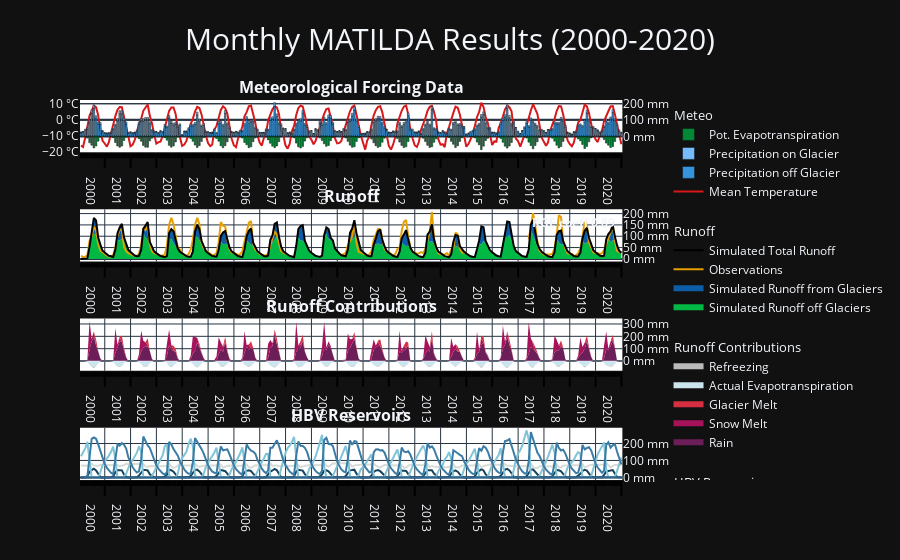

This figure's notebook cell:
### Markdown cell above
In addition to the standard plots we can explore the results interactive `ploty` plots. Go ahead and zoom as you like or select/deselect individual curves.

### Code cell
output_matilda[9].show()

### Figure 1 — Plotly figure (JSON) as saved in the notebook; plotly's stock layout.template omitted (floating-point values rounded to 4 significant figures; data arrays with more than 128 entries replaced by an {"elided": "..."} marker saying what was removed)
{"data": [{"legendgroup": "meteo", "legendgrouptitle": {"text": "Meteo"}, "line": {"color": "#d7191c"}, "name": "Mean Temperature", "type": "scatter", "x": {"elided": "252 str values"}, "xaxis": "x", "y": {"elided": "252 float values"}, "yaxis": "y"}, {"legendgroup": "meteo", "marker": {"color": "#3594dc"}, "name": "Precipitation off Glacier", "type": "bar", "x": {"elided": "252 str values"}, "xaxis": "x", "y": {"elided": "252 float values"}, "yaxis": "y2"}, {"legendgroup": "meteo", "marker": {"color": "#77bbff"}, "name": "Precipitation on Glacier", "type": "bar", "x": {"elided": "252 str values"}, "xaxis": "x", "y": {"elided": "252 float values"}, "yaxis": "y2"}, {"legendgroup": "meteo", "marker": {"color": "#008837"}, "name": "Pot. Evapotranspiration", "type": "bar", "x": {"elided": "252 str values"}, "xaxis": "x", "y": {"elided": "252 float values"}, "yaxis": "y2"}, {"fillcolor": "#00B945", "legendgroup": "runoff", "legendgrouptitle": {"text": "Runoff"}, "mode": "none", "name": "Simulated Runoff off Glaciers", "stackgroup": "one", "type": "scatter", "x": {"elided": "252 str values"}, "xaxis": "x2", "y": {"elided": "252 float values"}, "yaxis": "y3"}, {"fillcolor": "#0C5DA5", "legendgroup": "runoff", "mode": "none", "name": "Simulated Runoff from Glaciers", "stackgroup": "one", "type": "scatter", "x": {"elided": "252 str values"}, "xaxis": "x2", "y": {"elided": "252 float values"}, "yaxis": "y3"}, {"legendgroup": "runoff", "line": {"color": "#E69F00"}, "name": "Observations", "type": "scatter", "x": {"elided": "252 str values"}, "xaxis": "x2", "y": {"elided": "252 float values"}, "yaxis": "y3"}, {"legendgroup": "runoff", "line": {"color": "black"}, "name": "Simulated Total Runoff", "type": "scatter", "x": {"elided": "252 str values"}, "xaxis": "x2", "y": {"elided": "252 float values"}, "yaxis": "y3"}, {"fillcolor": "#6c1e58", "legendgroup": "runoff2", "legendgrouptitle": {"text": "Runoff Contributions"}, "mode": "none", "name": "Rain", "stackgroup": "one", "type": "scatter", "x": {"elided": "252 str values"}, "xaxis": "x3", "y": {"elided": "252 float values"}, "yaxis": "y4"}, {"fillcolor": "#a6135a", "legendgroup": "runoff2", "mode": "none", "name": "Snow Melt", "stackgroup": "one", "type": "scatter", "x": {"elided": "252 str values"}, "xaxis": "x3", "y": {"elided": "252 float values"}, "yaxis": "y4"}, {"fillcolor": "#d72f41", "legendgroup": "runoff2", "mode": "none", "name": "Glacier Melt", "stackgroup": "one", "type": "scatter", "x": {"elided": "252 str values"}, "xaxis": "x3", "y": {"elided": "252 float values"}, "yaxis": "y4"}, {"fillcolor": "#cce4ee", "legendgroup": "runoff2", "mode": "none", "name": "Actual Evapotranspiration", "stackgroup": "two", "type": "scatter", "x": {"elided": "252 str values"}, "xaxis": "x3", "y": {"elided": "252 float values"}, "yaxis": "y4"}, {"fillcolor": "#bababa", "legendgroup": "runoff2", "mode": "none", "name": "Refreezing", "stackgroup": "two", "type": "scatter", "x": {"elided": "252 str values"}, "xaxis": "x3", "y": {"elided": "252 float values"}, "yaxis": "y4"}, {"legendgroup": "hbv", "legendgrouptitle": {"text": "HBV Reservoirs"}, "line": {"color": "#16425b"}, "name": "Actual Evapotranspiration", "type": "scatter", "x": {"elided": "252 str values"}, "xaxis": "x4", "y": {"elided": "252 float values"}, "yaxis": "y5"}, {"legendgroup": "hbv", "line": {"color": "#d9dcd6"}, "name": "Soil Moisture", "type": "scatter", "x": {"elided": "252 str values"}, "xaxis": "x4", "y": {"elided": "252 float values"}, "yaxis": "y5"}, {"legendgroup": "hbv", "line": {"color": "#81c3d7"}, "name": "Water in Snowpack", "type": "scatter", "x": {"elided": "252 str values"}, "xaxis": "x4", "y": {"elided": "252 float values"}, "yaxis": "y5"}, {"legendgroup": "hbv", "line": {"color": "#3a7ca5"}, "name": "Upper Groundwater Box", "type": "scatter", "x": {"elided": "252 str values"}, "xaxis": "x4", "y": {"elided": "252 float values"}, "yaxis": "y5"}, {"legendgroup": "hbv", "line": {"color": "#2f6690"}, "name": "Lower Groundwater Box", "type": "scatter", "x": {"elided": "252 str values"}, "xaxis": "x4", "y": {"elided": "252 float values"}, "yaxis": "y5"}], "layout": {"annotations": [{"font": {"size": 16}, "showarrow": false, "text": "<b> Meteorological Forcing Data </b>", "x": 0.47, "xanchor": "center", "xref": "paper", "y": 1.0, "yanchor": "bottom", "yref": "paper"}, {"font": {"size": 16}, "showarrow": false, "text": "<b> Runoff </b>", "x": 0.47, "xanchor": "center", "xref": "paper", "y": 0.7125, "yanchor": "bottom", "yref": "paper"}, {"font": {"size": 16}, "showarrow": false, "text": "<b> Runoff Contributions </b>", "x": 0.47, "xanchor": "center", "xref": "paper", "y": 0.425, "yanchor": "bottom", "yref": "paper"}, {"font": {"size": 16}, "showarrow": false, "text": "<b> HBV Reservoirs </b>", "x": 0.47, "xanchor": "center", "xref": "paper", "y": 0.1375, "yanchor": "bottom", "yref": "paper"}, {"showarrow": false, "text": "<b>KGE coeff 0.89</b>", "x": 0.99, "xanchor": "right", "xref": "x2 domain", "y": 0.95, "yref": "y3 domain"}], "barmode": "relative", "hovermode": "x", "legend": {"groupclick": "toggleitem", "tracegroupgap": 20}, "plot_bgcolor": "white", "shapes": [{"line": {"width": 0.5}, "type": "line", "x0": 0, "x1": 1, "xref": "x3 domain", "y0": 0, "y1": 0, "yref": "y4"}], "title": {"font": {"size": 30}, "text": "Monthly MATILDA Results (2000-2020)", "x": 0.5, "xanchor": "center"}, "xaxis": {"anchor": "y", "domain": [0.0, 0.94], "dtick": "M12", "matches": "x4", "minor": {"dtick": "M1", "ticklen": 5}, "showticklabels": true, "tickcolor": "black", "ticklabelmode": "period", "ticklen": 15, "ticks": "outside", "tickwidth": 2}, "xaxis2": {"anchor": "y3", "domain": [0.0, 0.94], "dtick": "M12", "matches": "x4", "minor": {"dtick": "M1", "ticklen": 5}, "showticklabels": true, "tickcolor": "black", "ticklabelmode": "period", "ticklen": 15, "ticks": "outside", "tickwidth": 2}, "xaxis3": {"anchor": "y4", "domain": [0.0, 0.94], "dtick": "M12", "matches": "x4", "minor": {"dtick": "M1", "ticklen": 5}, "showticklabels": true, "tickcolor": "black", "ticklabelmode": "period", "ticklen": 15, "ticks": "outside", "tickwidth": 2}, "xaxis4": {"anchor": "y5", "domain": [0.0, 0.94], "dtick": "M12", "minor": {"dtick": "M1", "ticklen": 5}, "tickcolor": "black", "ticklabelmode": "period", "ticklen": 15, "ticks": "outside", "tickwidth": 2}, "yaxis": {"anchor": "x", "domain": [0.8625, 1.0], "ticksuffix": " °C"}, "yaxis2": {"anchor": "x", "overlaying": "y", "side": "right", "ticksuffix": " mm"}, "yaxis3": {"anchor": "x2", "domain": [0.575, 0.7125], "side": "right", "ticksuffix": " mm"}, "yaxis4": {"anchor": "x3", "domain": [0.2875, 0.425], "side": "right", "ticksuffix": " mm"}, "yaxis5": {"anchor": "x4", "domain": [0.0, 0.1375], "side": "right", "ticksuffix": " mm"}}}
